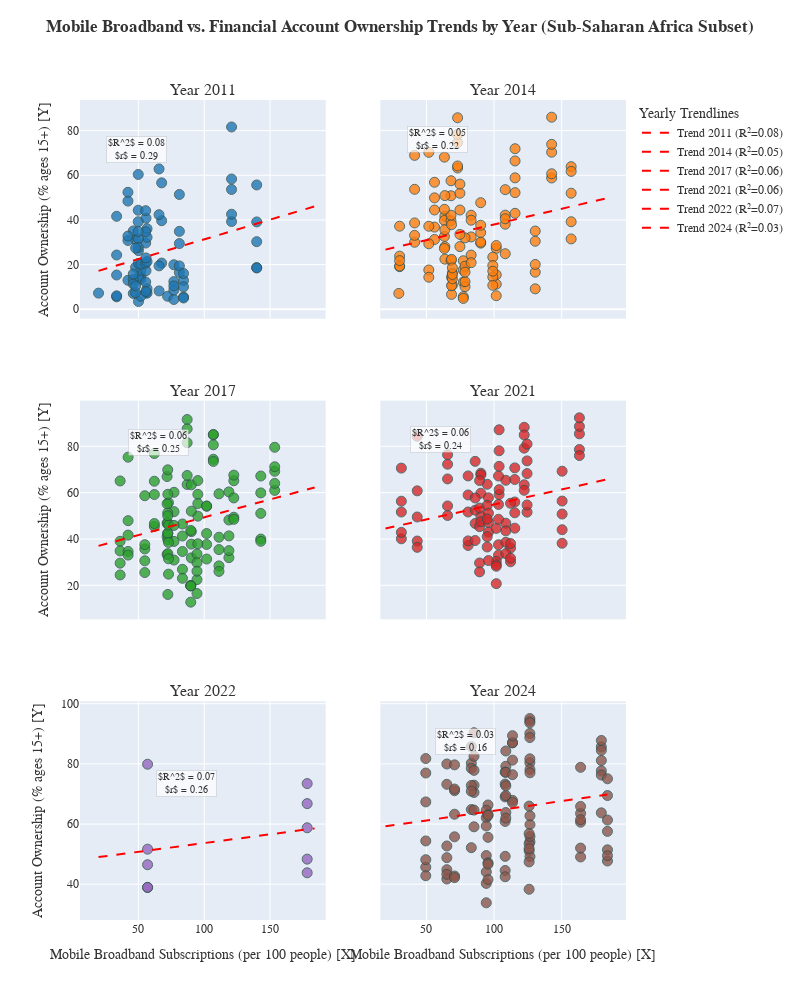

The notebook cell saved with this chart:
### Markdown cell above
While the scatterplot shows us a positive trend, the amount of datapoints still makes it hart to see the yearly trends per country. Let's try dividing the data by year to see if there are any changes over time.

### Code cell
# Create a scatter plot with the data and overlay the regression line.
# *Note: The visualization now uses **Small Multiples** (subplots by year) for the Sub-Saharan Africa subset to eliminate compression and better visualize the changing correlation over time.*

# %%
# Define a subset of countries for regional analysis (Sub-Saharan Africa - SSA) to reduce plot compression
SSA_CODES = [
    "AGO",
    "BDI",
    "BEN",
    "BFA",
    "BWA",
    "CMR",
    "COG",
    "CIV",
    "ETH",
    "GHA",
    "KEN",
    "LBR",
    "MLI",
    "MOZ",
    "NAM",
    "NGA",
    "RWA",
    "SEN",
    "SLE",
    "SOM",
    "TZA",
    "UGA",
    "ZAF",
    "ZMB",
    "ZWE",
]

# Filter the merged data for the SSA region
df_plot = df_merged[df_merged["Code"].isin(SSA_CODES)].copy()

# Identify the Findex years available in the filtered SSA data
findex_years = df_plot["Year"].unique()
findex_years.sort()  # Ensure correct chronological order

# FIX: Update the grid to 3x2 to accommodate up to 6 unique Findex years (e.g., 2011, 2014, 2017, 2021, 2022, 2024)
fig = make_subplots(
    rows=3,
    cols=2,  # Changed from 2x2 to 3x2 to accommodate 6 years
    subplot_titles=[f"Year {year}" for year in findex_years],
    # Share X and Y axes across subplots for easier comparison of scales
    shared_xaxes=True,
    shared_yaxes=True,
    vertical_spacing=0.1,
    horizontal_spacing=0.1,
)

# Distinct colors for each year's data
color_palette = ["#1f77b4", "#ff7f0e", "#2ca02c", "#d62728", "#9467bd", "#8c564b"]

# Loop through each year to create a separate subplot
for i, year in enumerate(findex_years):
    df_year = df_plot[df_plot["Year"] == year].copy()

    # Determine row and column for the subplot (1-based index)
    # The new logic correctly handles 3 rows (i.e., i=0,1 -> row 1; i=2,3 -> row 2; i=4,5 -> row 3)
    row = (i // 2) + 1
    col = (i % 2) + 1

    # Ensure there is enough data for analysis (at least 2 points to calculate correlation)
    if len(df_year) >= 2:
        X_year = df_year["Mobile_Subscriptions"]
        Y_year = df_year["Account_Ownership"]

        # Recalculate regression for this specific year
        slope_year, intercept_year, r_year, p_year, stderr_year = linregress(
            X_year, Y_year
        )
        r_squared_year = r_year**2

        # Calculate line for plotting
        # Use the min/max of the *entire* X range to ensure the line spans the full shared axis
        x_line_year = np.linspace(
            df_plot["Mobile_Subscriptions"].min(),
            df_plot["Mobile_Subscriptions"].max(),
            100,
        )
        y_line_year = slope_year * x_line_year + intercept_year

        # Add Scatter Plot for the specific year
        fig.add_trace(
            go.Scatter(
                x=X_year,
                y=Y_year,
                mode="markers",
                name=f"Data {year}",
                marker=dict(
                    size=10,
                    color=color_palette[
                        i % len(color_palette)
                    ],  # Use distinct color per year
                    opacity=0.8,
                    line=dict(width=1, color="DarkSlateGrey"),
                ),
                hovertemplate="<b>Country:</b> %{customdata[0]}<br>"
                + "<b>Mobile Subscriptions:</b> %{x:.2f}<br>"
                + "<b>Account Ownership:</b> %{y:.2f}%<extra></extra>",
                customdata=df_year[["Country"]],
                showlegend=False,  # Hide legend for data points
            ),
            row=row,
            col=col,
        )

        # Add Regression Line for the specific year
        fig.add_trace(
            go.Scatter(
                x=x_line_year,
                y=y_line_year,
                mode="lines",
                name=f"Trend {year} (R²={r_squared_year:.2f})",
                line=dict(color="red", dash="dash", width=2),
                showlegend=True,
            ),
            row=row,
            col=col,
        )

        # Add R-squared annotation
        fig.add_annotation(
            xref=f"x{i + 1}",  # Reference the subplot's axis
            yref=f"y{i + 1}",
            # Place annotation in the top-left of the individual subplot
            x=X_year.min() + (X_year.max() - X_year.min()) * 0.05,
            y=Y_year.max() - (Y_year.max() - Y_year.min()) * 0.05,
            xanchor="left",
            yanchor="top",
            text=f"$R^2$ = {r_squared_year:.2f}<br>$r$ = {r_year:.2f}",
            showarrow=False,
            bgcolor="rgba(255, 255, 255, 0.7)",
            bordercolor="rgba(0, 0, 0, 0.1)",
            borderwidth=1,
            font=dict(size=10),
        )

# Update layout for the entire figure
fig.update_layout(
    height=1000,  # Increased height for the 3x2 layout
    width=800,
    title={
        "text": "<b>Mobile Broadband vs. Financial Account Ownership Trends by Year (Sub-Saharan Africa Subset)</b>",
        "y": 0.98,
        "x": 0.5,
        "xanchor": "center",
        "yanchor": "top",
    },
    font=dict(family="Arial, sans-serif", size=12, color="#333"),
    hovermode="closest",
    legend_title_text="Yearly Trendlines",
)

# Apply axis titles to the outer subplots only for the 3x2 grid
# Set X-axis titles only for the bottom row (row=3)
fig.update_xaxes(
    title_text="Mobile Broadband Subscriptions (per 100 people) [X]", row=3
)
# Set Y-axis titles only for the left column (col=1)
fig.update_yaxes(title_text="Account Ownership (% ages 15+) [Y]", col=1)

# Remove redundant X-axis titles from top two rows
fig.update_xaxes(title_text="", row=[1, 2])
# Remove redundant Y-axis titles from right column
fig.update_yaxes(title_text="", col=2)

### Figure 1 — Plotly figure (JSON) as saved in the notebook; plotly's stock layout.template omitted (floating-point values rounded to 4 significant figures)
{"data": [{"customdata": [["Uganda"], ["Zambia"], ["Zimbabwe"], ["Rwanda"], ["Zimbabwe"], ["Kenya"], ["Tanzania"], ["South Africa"], ["Burkina Faso"], ["Nigeria"], ["Tanzania"], ["Liberia"], ["Cameroon"], ["Zimbabwe"], ["Cameroon"], ["Zambia"], ["Botswana"], ["Benin"], ["South Africa"], ["Burundi"], ["Senegal"], ["South Africa"], ["Uganda"], ["Zambia"], ["Cameroon"], ["Cameroon"], ["Rwanda"], ["Ghana"], ["Liberia"], ["Tanzania"], ["Kenya"], ["Congo, Rep."], ["Tanzania"], ["Uganda"], ["South Africa"], ["Uganda"], ["Rwanda"], ["Zambia"], ["Kenya"], ["Cameroon"], ["Angola"], ["Angola"], ["Burkina Faso"], ["Benin"], ["Sierra Leone"], ["Rwanda"], ["Uganda"], ["Congo, Rep."], ["Nigeria"], ["Ghana"], ["Liberia"], ["Ghana"], ["Mali"], ["South Africa"], ["Sierra Leone"], ["Nigeria"], ["Burkina Faso"], ["Sierra Leone"], ["Botswana"], ["Ghana"], ["Nigeria"], ["Benin"], ["Ghana"], ["Burkina Faso"], ["Angola"], ["Liberia"], ["Benin"], ["Botswana"], ["Zambia"], ["Burkina Faso"], ["Botswana"], ["Angola"], ["Angola"], ["Liberia"], ["Sierra Leone"], ["Congo, Rep."], ["Congo, Rep."], ["Rwanda"], ["Tanzania"], ["Botswana"], ["Nigeria"], ["Sierra Leone"], ["Benin"], ["Congo, Rep."]], "hovertemplate": "<b>Country:</b> %{customdata[0]}<br><b>Mobile Subscriptions:</b> %{x:.2f}<br><b>Account Ownership:</b> %{y:.2f}%<extra></extra>", "marker": {"color": "#1f77b4", "line": {"color": "DarkSlateGrey", "width": 1}, "opacity": 0.8, "size": 10}, "mode": "markers", "name": "Data 2011", "showlegend": false, "type": "scatter", "x": [50.06, 56.55, 67.67, 42.05, 67.67, 65.67, 55.76, 120.8, 46.11, 55.53, 55.76, 47.87, 51.83, 67.67, 51.83, 56.55, 139.9, 76.93, 120.8, 19.7, 72.17, 120.8, 50.06, 56.55, 51.83, 51.83, 42.05, 81.11, 47.87, 55.76, 65.67, 84.27, 55.76, 50.06, 120.8, 50.06, 42.05, 56.55, 65.67, 51.83, 49.85, 49.85, 46.11, 76.93, 33.46, 42.05, 50.06, 84.27, 55.53, 81.11, 47.87, 81.11, 65.71, 120.8, 33.46, 55.53, 46.11, 33.46, 139.9, 81.11, 55.53, 76.93, 81.11, 46.11, 49.85, 47.87, 76.93, 139.9, 56.55, 46.11, 139.9, 49.85, 49.85, 47.87, 33.46, 84.27, 84.27, 42.05, 55.76, 139.9, 55.53, 33.46, 76.93, 84.27], "xaxis": "x", "y": [3.493, 36.1, 20.68, 48.44, 56.59, 62.82, 7.417, 53.65, 7.081, 29.67, 40.78, 31.11, 13.43, 39.65, 14.81, 7.226, 55.66, 19.93, 58.33, 7.238, 5.821, 39.27, 14.22, 9.205, 17.44, 5.824, 52.37, 34.89, 18.8, 8.002, 19.44, 12.85, 17.26, 20.46, 42.55, 26.24, 12.98, 32.22, 42.34, 20.1, 44.35, 60.36, 13.35, 4.396, 5.566, 30.81, 31.58, 5.48, 20.59, 16.45, 7.456, 19.43, 8.214, 81.62, 6.018, 12.21, 11.34, 41.62, 18.66, 51.4, 34.7, 12.39, 29.43, 15.79, 27.71, 27.41, 8.566, 18.5, 21.36, 35.07, 39.11, 34.82, 39.2, 10.49, 15.34, 16.04, 10.05, 32.76, 22.98, 30.26, 44.14, 24.3, 10.46, 5.054], "yaxis": "y"}, {"line": {"color": "red", "dash": "dash", "width": 2}, "mode": "lines", "name": "Trend 2011 (R²=0.08)", "showlegend": true, "type": "scatter", "x": [19.7, 21.36, 23.02, 24.68, 26.33, 27.99, 29.65, 31.31, 32.97, 34.63, 36.28, 37.94, 39.6, 41.26, 42.92, 44.58, 46.23, 47.89, 49.55, 51.21, 52.87, 54.53, 56.18, 57.84, 59.5, 61.16, 62.82, 64.48, 66.13, 67.79, 69.45, 71.11, 72.77, 74.43, 76.08, 77.74, 79.4, 81.06, 82.72, 84.38, 86.03, 87.69, 89.35, 91.01, 92.67, 94.33, 95.98, 97.64, 99.3, 101.0, 102.6, 104.3, 105.9, 107.6, 109.3, 110.9, 112.6, 114.2, 115.9, 117.5, 119.2, 120.9, 122.5, 124.2, 125.8, 127.5, 129.2, 130.8, 132.5, 134.1, 135.8, 137.4, 139.1, 140.8, 142.4, 144.1, 145.7, 147.4, 149.1, 150.7, 152.4, 154.0, 155.7, 157.3, 159.0, 160.7, 162.3, 164.0, 165.6, 167.3, 169.0, 170.6, 172.3, 173.9, 175.6, 177.2, 178.9, 180.6, 182.2, 183.9], "xaxis": "x", "y": [17.18, 17.47, 17.77, 18.06, 18.35, 18.64, 18.93, 19.23, 19.52, 19.81, 20.1, 20.39, 20.69, 20.98, 21.27, 21.56, 21.85, 22.14, 22.44, 22.73, 23.02, 23.31, 23.6, 23.9, 24.19, 24.48, 24.77, 25.06, 25.36, 25.65, 25.94, 26.23, 26.52, 26.81, 27.11, 27.4, 27.69, 27.98, 28.27, 28.57, 28.86, 29.15, 29.44, 29.73, 30.03, 30.32, 30.61, 30.9, 31.19, 31.48, 31.78, 32.07, 32.36, 32.65, 32.94, 33.24, 33.53, 33.82, 34.11, 34.4, 34.7, 34.99, 35.28, 35.57, 35.86, 36.15, 36.45, 36.74, 37.03, 37.32, 37.61, 37.91, 38.2, 38.49, 38.78, 39.07, 39.36, 39.66, 39.95, 40.24, 40.53, 40.82, 41.12, 41.41, 41.7, 41.99, 42.28, 42.58, 42.87, 43.16, 43.45, 43.74, 44.03, 44.33, 44.62, 44.91, 45.2, 45.49, 45.79, 46.08], "yaxis": "y"}, {"customdata": [["Uganda"], ["Kenya"], ["Ethiopia"], ["Mali"], ["Zambia"], ["Zimbabwe"], ["Rwanda"], ["Zimbabwe"], ["Kenya"], ["Tanzania"], ["South Africa"], ["Burkina Faso"], ["Nigeria"], ["Tanzania"], ["Federal Republic of Somalia"], ["Federal Republic of Somalia"], ["Ethiopia"], ["Cameroon"], ["Zimbabwe"], ["Cameroon"], ["Senegal"], ["Zambia"], ["Botswana"], ["Benin"], ["South Africa"], ["Burundi"], ["Senegal"], ["South Africa"], ["Ethiopia"], ["Côte d’Ivoire"], ["Uganda"], ["Zambia"], ["Mali"], ["Cameroon"], ["Mali"], ["Senegal"], ["Cameroon"], ["Rwanda"], ["Ghana"], ["Namibia"], ["Tanzania"], ["Namibia"], ["Kenya"], ["Congo, Rep."], ["Tanzania"], ["Uganda"], ["South Africa"], ["Uganda"], ["Rwanda"], ["Zambia"], ["Kenya"], ["Côte d’Ivoire"], ["Côte d’Ivoire"], ["Cameroon"], ["Angola"], ["Kenya"], ["Angola"], ["Burkina Faso"], ["Benin"], ["Senegal"], ["Sierra Leone"], ["Rwanda"], ["Uganda"], ["Congo, Rep."], ["Namibia"], ["Nigeria"], ["Ghana"], ["Ethiopia"], ["Ghana"], ["Federal Republic of Somalia"], ["Ethiopia"], ["Mali"], ["Mali"], ["South Africa"], ["Sierra Leone"], ["Nigeria"], ["Côte d’Ivoire"], ["Burkina Faso"], ["Sierra Leone"], ["Botswana"], ["Ghana"], ["Nigeria"], ["Federal Republic of Somalia"], ["Benin"], ["Federal Republic of Somalia"], ["Namibia"], ["Ghana"], ["Burkina Faso"], ["Angola"], ["Namibia"], ["Benin"], ["Botswana"], ["Zambia"], ["Burkina Faso"], ["Botswana"], ["Zimbabwe"], ["Zimbabwe"], ["Angola"], ["Angola"], ["Sierra Leone"], ["Congo, Rep."], ["Congo, Rep."], ["Rwanda"], ["Tanzania"], ["Botswana"], ["Nigeria"], ["Côte d’Ivoire"], ["Senegal"], ["Sierra Leone"], ["Benin"], ["Congo, Rep."]], "hovertemplate": "<b>Country:</b> %{customdata[0]}<br><b>Mobile Subscriptions:</b> %{x:.2f}<br><b>Account Ownership:</b> %{y:.2f}%<extra></extra>", "marker": {"color": "#ff7f0e", "line": {"color": "DarkSlateGrey", "width": 1}, "opacity": 0.8, "size": 10}, "mode": "markers", "name": "Data 2014", "showlegend": false, "type": "scatter", "x": [55.96, 73.03, 30.15, 130.4, 63.63, 83.05, 68.17, 83.05, 73.03, 63.28, 142.6, 68.54, 74.75, 63.28, 41.23, 41.23, 30.15, 77.24, 83.05, 77.24, 101.6, 63.63, 157.0, 78.52, 142.6, 29.57, 101.6, 142.6, 30.15, 90.12, 55.96, 63.63, 130.4, 77.24, 130.4, 101.6, 77.24, 68.17, 108.3, 115.5, 63.28, 115.5, 73.03, 99.08, 63.28, 55.96, 142.6, 55.96, 68.17, 63.63, 73.03, 90.12, 90.12, 77.24, 51.74, 73.03, 51.74, 68.54, 78.52, 101.6, 69.18, 68.17, 55.96, 99.08, 115.5, 74.75, 108.3, 30.15, 108.3, 41.23, 30.15, 130.4, 130.4, 142.6, 69.18, 74.75, 90.12, 68.54, 69.18, 157.0, 108.3, 74.75, 41.23, 78.52, 41.23, 115.5, 108.3, 68.54, 51.74, 115.5, 78.52, 157.0, 63.63, 68.54, 157.0, 83.05, 83.05, 51.74, 51.74, 69.18, 99.08, 99.08, 68.17, 63.28, 157.0, 74.75, 90.12, 101.6, 69.18, 78.52, 99.08], "xaxis": "x2", "y": [31.24, 63.24, 19.08, 35.02, 41.69, 24.27, 50.82, 42.1, 85.73, 32.63, 70.32, 6.672, 44.44, 68.11, 38.66, 30.0, 19.37, 5.649, 32.39, 12.18, 27.28, 27.99, 63.86, 31.97, 73.84, 7.106, 15.42, 58.78, 23.8, 34.32, 36.79, 22.44, 16.61, 21.73, 30.45, 28.54, 4.859, 57.54, 42.14, 52.22, 27.21, 58.83, 64.17, 23.35, 39.78, 44.45, 60.66, 56.86, 21.78, 50.9, 74.66, 37.63, 47.71, 17.58, 70.25, 78.24, 37.18, 14.36, 10.12, 11.22, 16.25, 39.62, 49.88, 14.41, 66.41, 33.52, 24.87, 37.2, 38.09, 68.9, 21.79, 20.08, 9.148, 86.0, 10.81, 28.08, 29.61, 10.56, 13.66, 39.19, 53.55, 51.96, 53.71, 19.28, 33.11, 42.97, 40.51, 22.35, 17.6, 71.88, 12.37, 31.5, 35.64, 37.87, 61.73, 20.87, 39.89, 14.35, 29.32, 15.58, 19.61, 17.07, 42.12, 44.76, 51.96, 56.03, 30.05, 6.072, 18.56, 16.62, 10.73], "yaxis": "y2"}, {"line": {"color": "red", "dash": "dash", "width": 2}, "mode": "lines", "name": "Trend 2014 (R²=0.05)", "showlegend": true, "type": "scatter", "x": [19.7, 21.36, 23.02, 24.68, 26.33, 27.99, 29.65, 31.31, 32.97, 34.63, 36.28, 37.94, 39.6, 41.26, 42.92, 44.58, 46.23, 47.89, 49.55, 51.21, 52.87, 54.53, 56.18, 57.84, 59.5, 61.16, 62.82, 64.48, 66.13, 67.79, 69.45, 71.11, 72.77, 74.43, 76.08, 77.74, 79.4, 81.06, 82.72, 84.38, 86.03, 87.69, 89.35, 91.01, 92.67, 94.33, 95.98, 97.64, 99.3, 101.0, 102.6, 104.3, 105.9, 107.6, 109.3, 110.9, 112.6, 114.2, 115.9, 117.5, 119.2, 120.9, 122.5, 124.2, 125.8, 127.5, 129.2, 130.8, 132.5, 134.1, 135.8, 137.4, 139.1, 140.8, 142.4, 144.1, 145.7, 147.4, 149.1, 150.7, 152.4, 154.0, 155.7, 157.3, 159.0, 160.7, 162.3, 164.0, 165.6, 167.3, 169.0, 170.6, 172.3, 173.9, 175.6, 177.2, 178.9, 180.6, 182.2, 183.9], "xaxis": "x2", "y": [26.7, 26.94, 27.17, 27.4, 27.64, 27.87, 28.1, 28.34, 28.57, 28.8, 29.03, 29.27, 29.5, 29.73, 29.97, 30.2, 30.43, 30.67, 30.9, 31.13, 31.36, 31.6, 31.83, 32.06, 32.3, 32.53, 32.76, 33.0, 33.23, 33.46, 33.69, 33.93, 34.16, 34.39, 34.63, 34.86, 35.09, 35.33, 35.56, 35.79, 36.02, 36.26, 36.49, 36.72, 36.96, 37.19, 37.42, 37.66, 37.89, 38.12, 38.35, 38.59, 38.82, 39.05, 39.29, 39.52, 39.75, 39.99, 40.22, 40.45, 40.68, 40.92, 41.15, 41.38, 41.62, 41.85, 42.08, 42.32, 42.55, 42.78, 43.01, 43.25, 43.48, 43.71, 43.95, 44.18, 44.41, 44.65, 44.88, 45.11, 45.34, 45.58, 45.81, 46.04, 46.28, 46.51, 46.74, 46.98, 47.21, 47.44, 47.67, 47.91, 48.14, 48.37, 48.61, 48.84, 49.07, 49.31, 49.54, 49.77], "yaxis": "y2"}, {"customdata": [["Uganda"], ["Kenya"], ["Ethiopia"], ["Mali"], ["Zambia"], ["Zimbabwe"], ["Rwanda"], ["Zimbabwe"], ["Kenya"], ["Tanzania"], ["South Africa"], ["Burkina Faso"], ["Nigeria"], ["Tanzania"], ["Ethiopia"], ["Liberia"], ["Cameroon"], ["Zimbabwe"], ["Cameroon"], ["Senegal"], ["Zambia"], ["Botswana"], ["Benin"], ["South Africa"], ["Senegal"], ["South Africa"], ["Ethiopia"], ["Côte d’Ivoire"], ["Uganda"], ["Zambia"], ["Mali"], ["Cameroon"], ["Mali"], ["Senegal"], ["Cameroon"], ["Rwanda"], ["Ghana"], ["Namibia"], ["Liberia"], ["Tanzania"], ["Namibia"], ["Kenya"], ["Congo, Rep."], ["Tanzania"], ["Uganda"], ["South Africa"], ["Uganda"], ["Rwanda"], ["Zambia"], ["Kenya"], ["Côte d’Ivoire"], ["Côte d’Ivoire"], ["Cameroon"], ["Kenya"], ["Burkina Faso"], ["Benin"], ["Senegal"], ["Sierra Leone"], ["Rwanda"], ["Mozambique"], ["Uganda"], ["Congo, Rep."], ["Namibia"], ["Nigeria"], ["Ghana"], ["Liberia"], ["Ethiopia"], ["Ghana"], ["Ethiopia"], ["Mali"], ["Mali"], ["South Africa"], ["Sierra Leone"], ["Nigeria"], ["Côte d’Ivoire"], ["Burkina Faso"], ["Sierra Leone"], ["Botswana"], ["Mozambique"], ["Ghana"], ["Nigeria"], ["Benin"], ["Namibia"], ["Ghana"], ["Burkina Faso"], ["Namibia"], ["Liberia"], ["Benin"], ["Botswana"], ["Mozambique"], ["Zambia"], ["Burkina Faso"], ["Botswana"], ["Zimbabwe"], ["Zimbabwe"], ["Liberia"], ["Sierra Leone"], ["Congo, Rep."], ["Congo, Rep."], ["Rwanda"], ["Mozambique"], ["Tanzania"], ["Mozambique"], ["Botswana"], ["Nigeria"], ["Côte d’Ivoire"], ["Senegal"], ["Sierra Leone"], ["Benin"], ["Congo, Rep."]], "hovertemplate": "<b>Country:</b> %{customdata[0]}<br><b>Mobile Subscriptions:</b> %{x:.2f}<br><b>Account Ownership:</b> %{y:.2f}%<extra></extra>", "marker": {"color": "#2ca02c", "line": {"color": "DarkSlateGrey", "width": 1}, "opacity": 0.8, "size": 10}, "mode": "markers", "name": "Data 2017", "showlegend": false, "type": "scatter", "x": [62.1, 87.03, 36.11, 111.2, 77.05, 95.14, 72.28, 95.14, 87.03, 71.79, 153.5, 90.21, 72.37, 71.79, 36.11, 54.86, 83.45, 95.14, 83.45, 101.8, 77.05, 143.0, 72.87, 153.5, 101.8, 153.5, 36.11, 118.8, 62.1, 77.05, 111.2, 83.45, 111.2, 101.8, 83.45, 72.28, 122.5, 106.9, 54.86, 71.79, 106.9, 87.03, 94.49, 71.79, 62.1, 153.5, 62.1, 72.28, 77.05, 87.03, 118.8, 118.8, 83.45, 87.03, 90.21, 72.87, 101.8, 89.78, 72.28, 42.16, 62.1, 94.49, 106.9, 72.37, 122.5, 54.86, 36.11, 122.5, 36.11, 111.2, 111.2, 153.5, 89.78, 72.37, 118.8, 90.21, 89.78, 143.0, 42.16, 122.5, 72.37, 72.87, 106.9, 122.5, 90.21, 106.9, 54.86, 72.87, 143.0, 42.16, 77.05, 90.21, 143.0, 95.14, 95.14, 54.86, 89.78, 94.49, 94.49, 72.28, 42.16, 71.79, 42.16, 143.0, 72.37, 118.8, 101.8, 89.78, 72.87, 94.49], "xaxis": "x3", "y": [45.43, 63.53, 24.47, 59.47, 51.8, 49.86, 51.28, 59.26, 91.55, 41.02, 69.22, 31.83, 39.67, 66.94, 29.57, 58.66, 26.9, 55.29, 34.59, 54.15, 38.95, 67.17, 55.67, 71.16, 42.34, 60.98, 39.01, 41.33, 46.65, 30.9, 28.39, 46.47, 40.75, 54.23, 23.03, 69.84, 65.12, 74.4, 35.71, 33.26, 80.63, 67.41, 33.51, 46.75, 59.2, 64.0, 76.88, 42.47, 60.14, 81.57, 48.2, 60.32, 41.28, 87.55, 43.16, 24.82, 37.63, 12.73, 47.0, 47.9, 64.93, 22.46, 84.93, 33.68, 49.39, 30.57, 65.04, 48.47, 34.83, 35.42, 26.01, 79.58, 19.94, 16.05, 31.95, 37.78, 43.71, 39.96, 34.61, 67.55, 42.42, 45.99, 73.47, 57.72, 52.01, 85.12, 37.54, 31.44, 39.0, 41.67, 45.86, 63.39, 59.88, 37.92, 65.23, 25.5, 19.81, 29.79, 26.09, 50.02, 75.31, 55.18, 33.05, 51.03, 59.3, 34.97, 31.33, 19.72, 38.49, 16.46], "yaxis": "y3"}, {"line": {"color": "red", "dash": "dash", "width": 2}, "mode": "lines", "name": "Trend 2017 (R²=0.06)", "showlegend": true, "type": "scatter", "x": [19.7, 21.36, 23.02, 24.68, 26.33, 27.99, 29.65, 31.31, 32.97, 34.63, 36.28, 37.94, 39.6, 41.26, 42.92, 44.58, 46.23, 47.89, 49.55, 51.21, 52.87, 54.53, 56.18, 57.84, 59.5, 61.16, 62.82, 64.48, 66.13, 67.79, 69.45, 71.11, 72.77, 74.43, 76.08, 77.74, 79.4, 81.06, 82.72, 84.38, 86.03, 87.69, 89.35, 91.01, 92.67, 94.33, 95.98, 97.64, 99.3, 101.0, 102.6, 104.3, 105.9, 107.6, 109.3, 110.9, 112.6, 114.2, 115.9, 117.5, 119.2, 120.9, 122.5, 124.2, 125.8, 127.5, 129.2, 130.8, 132.5, 134.1, 135.8, 137.4, 139.1, 140.8, 142.4, 144.1, 145.7, 147.4, 149.1, 150.7, 152.4, 154.0, 155.7, 157.3, 159.0, 160.7, 162.3, 164.0, 165.6, 167.3, 169.0, 170.6, 172.3, 173.9, 175.6, 177.2, 178.9, 180.6, 182.2, 183.9], "xaxis": "x3", "y": [37.02, 37.27, 37.53, 37.78, 38.04, 38.29, 38.55, 38.8, 39.06, 39.31, 39.57, 39.82, 40.08, 40.33, 40.59, 40.84, 41.1, 41.35, 41.61, 41.86, 42.12, 42.37, 42.63, 42.88, 43.14, 43.39, 43.65, 43.9, 44.15, 44.41, 44.66, 44.92, 45.17, 45.43, 45.68, 45.94, 46.19, 46.45, 46.7, 46.96, 47.21, 47.47, 47.72, 47.98, 48.23, 48.49, 48.74, 49.0, 49.25, 49.51, 49.76, 50.02, 50.27, 50.53, 50.78, 51.03, 51.29, 51.54, 51.8, 52.05, 52.31, 52.56, 52.82, 53.07, 53.33, 53.58, 53.84, 54.09, 54.35, 54.6, 54.86, 55.11, 55.37, 55.62, 55.88, 56.13, 56.39, 56.64, 56.9, 57.15, 57.41, 57.66, 57.91, 58.17, 58.42, 58.68, 58.93, 59.19, 59.44, 59.7, 59.95, 60.21, 60.46, 60.72, 60.97, 61.23, 61.48, 61.74, 61.99, 62.25], "yaxis": "y3"}, {"customdata": [["Uganda"], ["Kenya"], ["Mali"], ["Zambia"], ["Zimbabwe"], ["Zimbabwe"], ["Kenya"], ["Tanzania"], ["South Africa"], ["Burkina Faso"], ["Nigeria"], ["Tanzania"], ["Liberia"], ["Cameroon"], ["Zimbabwe"], ["Cameroon"], ["Senegal"], ["Zambia"], ["Benin"], ["South Africa"], ["Senegal"], ["South Africa"], ["Côte d’Ivoire"], ["Uganda"], ["Zambia"], ["Mali"], ["Cameroon"], ["Mali"], ["Senegal"], ["Cameroon"], ["Ghana"], ["Namibia"], ["Liberia"], ["Tanzania"], ["Namibia"], ["Kenya"], ["Congo, Rep."], ["Tanzania"], ["Uganda"], ["South Africa"], ["Uganda"], ["Zambia"], ["Kenya"], ["Côte d’Ivoire"], ["Côte d’Ivoire"], ["Cameroon"], ["Kenya"], ["Burkina Faso"], ["Benin"], ["Senegal"], ["Sierra Leone"], ["Mozambique"], ["Uganda"], ["Congo, Rep."], ["Namibia"], ["Nigeria"], ["Ghana"], ["Liberia"], ["Ghana"], ["Mali"], ["Mali"], ["South Africa"], ["Sierra Leone"], ["Nigeria"], ["Côte d’Ivoire"], ["Burkina Faso"], ["Sierra Leone"], ["Mozambique"], ["Ghana"], ["Nigeria"], ["Benin"], ["Namibia"], ["Ghana"], ["Burkina Faso"], ["Namibia"], ["Liberia"], ["Benin"], ["Mozambique"], ["Zambia"], ["Burkina Faso"], ["Zimbabwe"], ["Zimbabwe"], ["Liberia"], ["Sierra Leone"], ["Congo, Rep."], ["Congo, Rep."], ["Mozambique"], ["Tanzania"], ["Mozambique"], ["Nigeria"], ["Côte d’Ivoire"], ["Senegal"], ["Sierra Leone"], ["Benin"], ["Congo, Rep."]], "hovertemplate": "<b>Country:</b> %{customdata[0]}<br><b>Mobile Subscriptions:</b> %{x:.2f}<br><b>Account Ownership:</b> %{y:.2f}%<extra></extra>", "marker": {"color": "#d62728", "line": {"color": "DarkSlateGrey", "width": 1}, "opacity": 0.8, "size": 10}, "mode": "markers", "name": "Data 2021", "showlegend": false, "type": "scatter", "x": [65.62, 122.3, 108.7, 103.3, 90.25, 90.25, 122.3, 86.02, 163.1, 112.2, 89.29, 86.02, 31.43, 80.81, 90.25, 80.81, 115.3, 103.3, 94.92, 163.1, 115.3, 163.1, 150.3, 65.62, 103.3, 108.7, 80.81, 108.7, 115.3, 80.81, 124.4, 103.7, 31.43, 86.02, 103.7, 122.3, 95.86, 86.02, 65.62, 163.1, 65.62, 103.3, 122.3, 150.3, 150.3, 80.81, 122.3, 112.2, 94.92, 115.3, 101.6, 43.16, 65.62, 95.86, 103.7, 89.29, 124.4, 31.43, 124.4, 108.7, 108.7, 163.1, 101.6, 89.29, 150.3, 112.2, 101.6, 43.16, 124.4, 89.29, 94.92, 103.7, 124.4, 112.2, 103.7, 31.43, 94.92, 43.16, 103.3, 112.2, 90.25, 90.25, 31.43, 101.6, 95.86, 95.86, 43.16, 86.02, 43.16, 89.29, 150.3, 115.3, 101.6, 94.92, 95.86], "xaxis": "x4", "y": [50.14, 63.4, 65.33, 54.91, 49.82, 68.39, 88.21, 46.7, 85.38, 30.15, 45.32, 73.5, 70.59, 37.2, 59.75, 51.65, 70.68, 37.5, 63.61, 88.59, 55.96, 78.62, 50.76, 54.26, 33.02, 38.57, 67.21, 46.8, 65.67, 39.18, 73.71, 59.16, 51.63, 39.34, 71.35, 61.02, 57.76, 52.43, 65.91, 76.02, 76.35, 67.18, 79.2, 56.36, 69.25, 59.0, 84.92, 36.11, 36.55, 51.29, 20.72, 60.77, 72.26, 42.97, 87.12, 29.63, 51.59, 40.08, 54.68, 43.5, 33.69, 92.28, 30.32, 25.8, 38.14, 31.69, 44.58, 39.11, 80.97, 53.35, 54.51, 61.29, 68.23, 38.05, 78.08, 56.3, 41.01, 49.49, 48.52, 55.4, 47.46, 67.67, 42.85, 28.85, 51.15, 47.14, 84.31, 57.68, 36.39, 65.2, 43.99, 44.66, 28.22, 48.61, 30.69], "yaxis": "y4"}, {"line": {"color": "red", "dash": "dash", "width": 2}, "mode": "lines", "name": "Trend 2021 (R²=0.06)", "showlegend": true, "type": "scatter", "x": [19.7, 21.36, 23.02, 24.68, 26.33, 27.99, 29.65, 31.31, 32.97, 34.63, 36.28, 37.94, 39.6, 41.26, 42.92, 44.58, 46.23, 47.89, 49.55, 51.21, 52.87, 54.53, 56.18, 57.84, 59.5, 61.16, 62.82, 64.48, 66.13, 67.79, 69.45, 71.11, 72.77, 74.43, 76.08, 77.74, 79.4, 81.06, 82.72, 84.38, 86.03, 87.69, 89.35, 91.01, 92.67, 94.33, 95.98, 97.64, 99.3, 101.0, 102.6, 104.3, 105.9, 107.6, 109.3, 110.9, 112.6, 114.2, 115.9, 117.5, 119.2, 120.9, 122.5, 124.2, 125.8, 127.5, 129.2, 130.8, 132.5, 134.1, 135.8, 137.4, 139.1, 140.8, 142.4, 144.1, 145.7, 147.4, 149.1, 150.7, 152.4, 154.0, 155.7, 157.3, 159.0, 160.7, 162.3, 164.0, 165.6, 167.3, 169.0, 170.6, 172.3, 173.9, 175.6, 177.2, 178.9, 180.6, 182.2, 183.9], "xaxis": "x4", "y": [44.51, 44.73, 44.94, 45.16, 45.37, 45.58, 45.8, 46.01, 46.23, 46.44, 46.66, 46.87, 47.09, 47.3, 47.52, 47.73, 47.95, 48.16, 48.37, 48.59, 48.8, 49.02, 49.23, 49.45, 49.66, 49.88, 50.09, 50.31, 50.52, 50.74, 50.95, 51.16, 51.38, 51.59, 51.81, 52.02, 52.24, 52.45, 52.67, 52.88, 53.1, 53.31, 53.53, 53.74, 53.95, 54.17, 54.38, 54.6, 54.81, 55.03, 55.24, 55.46, 55.67, 55.89, 56.1, 56.31, 56.53, 56.74, 56.96, 57.17, 57.39, 57.6, 57.82, 58.03, 58.25, 58.46, 58.68, 58.89, 59.1, 59.32, 59.53, 59.75, 59.96, 60.18, 60.39, 60.61, 60.82, 61.04, 61.25, 61.47, 61.68, 61.89, 62.11, 62.32, 62.54, 62.75, 62.97, 63.18, 63.4, 63.61, 63.83, 64.04, 64.26, 64.47, 64.68, 64.9, 65.11, 65.33, 65.54, 65.76], "yaxis": "y4"}, {"customdata": [["Ethiopia"], ["Ethiopia"], ["Botswana"], ["Ethiopia"], ["Ethiopia"], ["Ethiopia"], ["Botswana"], ["Botswana"], ["Botswana"], ["Botswana"]], "hovertemplate": "<b>Country:</b> %{customdata[0]}<br><b>Mobile Subscriptions:</b> %{x:.2f}<br><b>Account Ownership:</b> %{y:.2f}%<extra></extra>", "marker": {"color": "#9467bd", "line": {"color": "DarkSlateGrey", "width": 1}, "opacity": 0.8, "size": 10}, "mode": "markers", "name": "Data 2022", "showlegend": false, "type": "scatter", "x": [56.96, 56.96, 178.2, 56.96, 56.96, 56.96, 178.2, 178.2, 178.2, 178.2], "xaxis": "x5", "y": [38.9, 38.97, 73.45, 51.66, 79.88, 46.48, 48.34, 43.8, 66.79, 58.76], "yaxis": "y5"}, {"line": {"color": "red", "dash": "dash", "width": 2}, "mode": "lines", "name": "Trend 2022 (R²=0.07)", "showlegend": true, "type": "scatter", "x": [19.7, 21.36, 23.02, 24.68, 26.33, 27.99, 29.65, 31.31, 32.97, 34.63, 36.28, 37.94, 39.6, 41.26, 42.92, 44.58, 46.23, 47.89, 49.55, 51.21, 52.87, 54.53, 56.18, 57.84, 59.5, 61.16, 62.82, 64.48, 66.13, 67.79, 69.45, 71.11, 72.77, 74.43, 76.08, 77.74, 79.4, 81.06, 82.72, 84.38, 86.03, 87.69, 89.35, 91.01, 92.67, 94.33, 95.98, 97.64, 99.3, 101.0, 102.6, 104.3, 105.9, 107.6, 109.3, 110.9, 112.6, 114.2, 115.9, 117.5, 119.2, 120.9, 122.5, 124.2, 125.8, 127.5, 129.2, 130.8, 132.5, 134.1, 135.8, 137.4, 139.1, 140.8, 142.4, 144.1, 145.7, 147.4, 149.1, 150.7, 152.4, 154.0, 155.7, 157.3, 159.0, 160.7, 162.3, 164.0, 165.6, 167.3, 169.0, 170.6, 172.3, 173.9, 175.6, 177.2, 178.9, 180.6, 182.2, 183.9], "xaxis": "x5", "y": [49.01, 49.11, 49.2, 49.3, 49.4, 49.49, 49.59, 49.69, 49.78, 49.88, 49.98, 50.07, 50.17, 50.26, 50.36, 50.46, 50.55, 50.65, 50.75, 50.84, 50.94, 51.04, 51.13, 51.23, 51.33, 51.42, 51.52, 51.62, 51.71, 51.81, 51.9, 52.0, 52.1, 52.19, 52.29, 52.39, 52.48, 52.58, 52.68, 52.77, 52.87, 52.97, 53.06, 53.16, 53.25, 53.35, 53.45, 53.54, 53.64, 53.74, 53.83, 53.93, 54.03, 54.12, 54.22, 54.32, 54.41, 54.51, 54.61, 54.7, 54.8, 54.89, 54.99, 55.09, 55.18, 55.28, 55.38, 55.47, 55.57, 55.67, 55.76, 55.86, 55.96, 56.05, 56.15, 56.24, 56.34, 56.44, 56.53, 56.63, 56.73, 56.82, 56.92, 57.02, 57.11, 57.21, 57.31, 57.4, 57.5, 57.59, 57.69, 57.79, 57.88, 57.98, 58.08, 58.17, 58.27, 58.37, 58.46, 58.56], "yaxis": "y5"}, {"customdata": [["Uganda"], ["Kenya"], ["Ethiopia"], ["Cameroon"], ["Zambia"], ["Zimbabwe"], ["South Africa"], ["Nigeria"], ["Zimbabwe"], ["Kenya"], ["Tanzania"], ["South Africa"], ["Benin"], ["Kenya"], ["Nigeria"], ["Botswana"], ["Tanzania"], ["Ethiopia"], ["Ethiopia"], ["Namibia"], ["Cameroon"], ["Zimbabwe"], ["Cameroon"], ["Zambia"], ["Botswana"], ["Benin"], ["South Africa"], ["South Africa"], ["Ethiopia"], ["Côte d’Ivoire"], ["Uganda"], ["Zambia"], ["Cameroon"], ["Cameroon"], ["Ghana"], ["Ethiopia"], ["Tanzania"], ["Namibia"], ["Côte d’Ivoire"], ["Zimbabwe"], ["Tanzania"], ["Namibia"], ["Kenya"], ["Congo, Rep."], ["Tanzania"], ["Uganda"], ["South Africa"], ["Uganda"], ["Botswana"], ["Zambia"], ["Kenya"], ["Côte d’Ivoire"], ["Côte d’Ivoire"], ["Cameroon"], ["Kenya"], ["Mozambique"], ["Zambia"], ["Ghana"], ["Benin"], ["Mozambique"], ["Uganda"], ["Cameroon"], ["Ghana"], ["Côte d’Ivoire"], ["Congo, Rep."], ["Benin"], ["Namibia"], ["Nigeria"], ["Ghana"], ["Uganda"], ["Ethiopia"], ["Ghana"], ["Ethiopia"], ["South Africa"], ["Nigeria"], ["Tanzania"], ["Côte d’Ivoire"], ["Kenya"], ["Botswana"], ["Mozambique"], ["Ghana"], ["Nigeria"], ["Nigeria"], ["Zambia"], ["Benin"], ["Zimbabwe"], ["Namibia"], ["Congo, Rep."], ["Ghana"], ["Namibia"], ["Uganda"], ["Benin"], ["Botswana"], ["Mozambique"], ["Zambia"], ["Namibia"], ["Botswana"], ["Zimbabwe"], ["Zimbabwe"], ["Congo, Rep."], ["Congo, Rep."], ["Congo, Rep."], ["South Africa"], ["Mozambique"], ["Tanzania"], ["Mozambique"], ["Botswana"], ["Nigeria"], ["Côte d’Ivoire"], ["Mozambique"], ["Benin"], ["Congo, Rep."]], "hovertemplate": "<b>Country:</b> %{customdata[0]}<br><b>Mobile Subscriptions:</b> %{x:.2f}<br><b>Account Ownership:</b> %{y:.2f}%<extra></extra>", "marker": {"color": "#8c564b", "line": {"color": "DarkSlateGrey", "width": 1}, "opacity": 0.8, "size": 10}, "mode": "markers", "name": "Data 2024", "showlegend": false, "type": "scatter", "x": [83.17, 126.5, 65.08, 108.2, 108.7, 94.25, 179.3, 70.76, 94.25, 126.5, 126.6, 179.3, 125.9, 126.5, 70.76, 164.0, 126.6, 65.08, 65.08, 85.16, 108.2, 94.25, 108.2, 108.7, 164.0, 125.9, 179.3, 179.3, 65.08, 183.9, 83.17, 108.7, 108.2, 108.2, 113.6, 65.08, 126.6, 85.16, 183.9, 94.25, 126.6, 85.16, 126.5, 95.53, 126.6, 83.17, 179.3, 83.17, 164.0, 108.7, 126.5, 183.9, 183.9, 108.2, 126.5, 49.5, 108.7, 113.6, 125.9, 49.5, 83.17, 108.2, 113.6, 183.9, 95.53, 125.9, 85.16, 70.76, 113.6, 83.17, 65.08, 113.6, 65.08, 179.3, 70.76, 126.6, 183.9, 126.5, 164.0, 49.5, 113.6, 70.76, 70.76, 108.7, 125.9, 94.25, 85.16, 95.53, 113.6, 85.16, 83.17, 125.9, 164.0, 49.5, 108.7, 85.16, 164.0, 94.25, 94.25, 95.53, 95.53, 95.53, 179.3, 49.5, 126.6, 49.5, 164.0, 70.76, 183.9, 49.5, 125.9, 95.53], "xaxis": "x6", "y": [52.15, 80.4, 44.84, 73.3, 79.21, 40.28, 77.7, 55.75, 62.1, 94.26, 54.15, 81.13, 51.12, 95.07, 63.26, 60.62, 78.12, 41.73, 43.3, 70.5, 44.57, 49.52, 60.87, 63.83, 78.85, 65.97, 85.66, 76.29, 52.72, 57.57, 64.81, 61.99, 77.27, 42.48, 86.99, 73.2, 77.03, 59.09, 69.48, 44.09, 49.2, 72.92, 81.66, 66.34, 59.83, 72.83, 63.72, 80.2, 63.54, 84.28, 90.12, 61.34, 75.04, 69.02, 93.66, 76.96, 77.18, 87.01, 38.33, 67.36, 78.53, 49.26, 76.41, 51.43, 47.15, 53.44, 90.36, 42.74, 67.88, 70.93, 79.95, 67.19, 48.83, 87.78, 42.19, 55.89, 47.72, 88.74, 49.05, 45.67, 89.36, 71.08, 71.63, 69.47, 56.84, 64.58, 64.65, 63.12, 81.24, 77.84, 85.75, 47.43, 52.01, 54.39, 72.7, 82.52, 65.86, 33.82, 59.36, 46.67, 62.87, 55.58, 84.5, 81.77, 62.74, 42.83, 61.44, 79.67, 49.49, 48.15, 51.84, 41.55], "yaxis": "y6"}, {"line": {"color": "red", "dash": "dash", "width": 2}, "mode": "lines", "name": "Trend 2024 (R²=0.03)", "showlegend": true, "type": "scatter", "x": [19.7, 21.36, 23.02, 24.68, 26.33, 27.99, 29.65, 31.31, 32.97, 34.63, 36.28, 37.94, 39.6, 41.26, 42.92, 44.58, 46.23, 47.89, 49.55, 51.21, 52.87, 54.53, 56.18, 57.84, 59.5, 61.16, 62.82, 64.48, 66.13, 67.79, 69.45, 71.11, 72.77, 74.43, 76.08, 77.74, 79.4, 81.06, 82.72, 84.38, 86.03, 87.69, 89.35, 91.01, 92.67, 94.33, 95.98, 97.64, 99.3, 101.0, 102.6, 104.3, 105.9, 107.6, 109.3, 110.9, 112.6, 114.2, 115.9, 117.5, 119.2, 120.9, 122.5, 124.2, 125.8, 127.5, 129.2, 130.8, 132.5, 134.1, 135.8, 137.4, 139.1, 140.8, 142.4, 144.1, 145.7, 147.4, 149.1, 150.7, 152.4, 154.0, 155.7, 157.3, 159.0, 160.7, 162.3, 164.0, 165.6, 167.3, 169.0, 170.6, 172.3, 173.9, 175.6, 177.2, 178.9, 180.6, 182.2, 183.9], "xaxis": "x6", "y": [59.27, 59.38, 59.48, 59.59, 59.7, 59.8, 59.91, 60.02, 60.12, 60.23, 60.34, 60.44, 60.55, 60.65, 60.76, 60.87, 60.97, 61.08, 61.19, 61.29, 61.4, 61.5, 61.61, 61.72, 61.82, 61.93, 62.04, 62.14, 62.25, 62.35, 62.46, 62.57, 62.67, 62.78, 62.89, 62.99, 63.1, 63.2, 63.31, 63.42, 63.52, 63.63, 63.74, 63.84, 63.95, 64.05, 64.16, 64.27, 64.37, 64.48, 64.59, 64.69, 64.8, 64.9, 65.01, 65.12, 65.22, 65.33, 65.44, 65.54, 65.65, 65.75, 65.86, 65.97, 66.07, 66.18, 66.29, 66.39, 66.5, 66.6, 66.71, 66.82, 66.92, 67.03, 67.14, 67.24, 67.35, 67.45, 67.56, 67.67, 67.77, 67.88, 67.99, 68.09, 68.2, 68.31, 68.41, 68.52, 68.62, 68.73, 68.84, 68.94, 69.05, 69.16, 69.26, 69.37, 69.47, 69.58, 69.69, 69.79], "yaxis": "y6"}], "layout": {"annotations": [{"font": {"size": 16}, "showarrow": false, "text": "Year 2011", "x": 0.225, "xanchor": "center", "xref": "paper", "y": 1, "yanchor": "bottom", "yref": "paper"}, {"font": {"size": 16}, "showarrow": false, "text": "Year 2014", "x": 0.775, "xanchor": "center", "xref": "paper", "y": 1, "yanchor": "bottom", "yref": "paper"}, {"font": {"size": 16}, "showarrow": false, "text": "Year 2017", "x": 0.225, "xanchor": "center", "xref": "paper", "y": 0.6333, "yanchor": "bottom", "yref": "paper"}, {"font": {"size": 16}, "showarrow": false, "text": "Year 2021", "x": 0.775, "xanchor": "center", "xref": "paper", "y": 0.6333, "yanchor": "bottom", "yref": "paper"}, {"font": {"size": 16}, "showarrow": false, "text": "Year 2022", "x": 0.225, "xanchor": "center", "xref": "paper", "y": 0.2667, "yanchor": "bottom", "yref": "paper"}, {"font": {"size": 16}, "showarrow": false, "text": "Year 2024", "x": 0.775, "xanchor": "center", "xref": "paper", "y": 0.2667, "yanchor": "bottom", "yref": "paper"}, {"bgcolor": "rgba(255, 255, 255, 0.7)", "bordercolor": "rgba(0, 0, 0, 0.1)", "borderwidth": 1, "font": {"size": 10}, "showarrow": false, "text": "$R^2$ = 0.08<br>$r$ = 0.29", "x": 25.71, "xanchor": "left", "xref": "x", "y": 77.71, "yanchor": "top", "yref": "y"}, {"bgcolor": "rgba(255, 255, 255, 0.7)", "bordercolor": "rgba(0, 0, 0, 0.1)", "borderwidth": 1, "font": {"size": 10}, "showarrow": false, "text": "$R^2$ = 0.05<br>$r$ = 0.22", "x": 35.94, "xanchor": "left", "xref": "x2", "y": 81.94, "yanchor": "top", "yref": "y2"}, {"bgcolor": "rgba(255, 255, 255, 0.7)", "bordercolor": "rgba(0, 0, 0, 0.1)", "borderwidth": 1, "font": {"size": 10}, "showarrow": false, "text": "$R^2$ = 0.06<br>$r$ = 0.25", "x": 41.98, "xanchor": "left", "xref": "x3", "y": 87.61, "yanchor": "top", "yref": "y3"}, {"bgcolor": "rgba(255, 255, 255, 0.7)", "bordercolor": "rgba(0, 0, 0, 0.1)", "borderwidth": 1, "font": {"size": 10}, "showarrow": false, "text": "$R^2$ = 0.06<br>$r$ = 0.24", "x": 38.01, "xanchor": "left", "xref": "x4", "y": 88.7, "yanchor": "top", "yref": "y4"}, {"bgcolor": "rgba(255, 255, 255, 0.7)", "bordercolor": "rgba(0, 0, 0, 0.1)", "borderwidth": 1, "font": {"size": 10}, "showarrow": false, "text": "$R^2$ = 0.07<br>$r$ = 0.26", "x": 63.03, "xanchor": "left", "xref": "x5", "y": 77.83, "yanchor": "top", "yref": "y5"}, {"bgcolor": "rgba(255, 255, 255, 0.7)", "bordercolor": "rgba(0, 0, 0, 0.1)", "borderwidth": 1, "font": {"size": 10}, "showarrow": false, "text": "$R^2$ = 0.03<br>$r$ = 0.16", "x": 56.22, "xanchor": "left", "xref": "x6", "y": 92.01, "yanchor": "top", "yref": "y6"}], "font": {"color": "#333", "family": "Arial, sans-serif", "size": 12}, "height": 1000, "hovermode": "closest", "legend": {"title": {"text": "Yearly Trendlines"}}, "title": {"text": "<b>Mobile Broadband vs. Financial Account Ownership Trends by Year (Sub-Saharan Africa Subset)</b>", "x": 0.5, "xanchor": "center", "y": 0.98, "yanchor": "top"}, "width": 800, "xaxis": {"anchor": "y", "domain": [0, 0.45], "matches": "x5", "showticklabels": false}, "xaxis2": {"anchor": "y2", "domain": [0.55, 1], "matches": "x6", "showticklabels": false}, "xaxis3": {"anchor": "y3", "domain": [0, 0.45], "matches": "x5", "showticklabels": false}, "xaxis4": {"anchor": "y4", "domain": [0.55, 1], "matches": "x6", "showticklabels": false}, "xaxis5": {"anchor": "y5", "domain": [0, 0.45], "title": {"text": "Mobile Broadband Subscriptions (per 100 people) [X]"}}, "xaxis6": {"anchor": "y6", "domain": [0.55, 1], "title": {"text": "Mobile Broadband Subscriptions (per 100 people) [X]"}}, "yaxis": {"anchor": "x", "domain": [0.7333, 1], "title": {"text": "Account Ownership (% ages 15+) [Y]"}}, "yaxis2": {"anchor": "x2", "domain": [0.7333, 1], "matches": "y", "showticklabels": false, "title": {"text": ""}}, "yaxis3": {"anchor": "x3", "domain": [0.3667, 0.6333], "title": {"text": "Account Ownership (% ages 15+) [Y]"}}, "yaxis4": {"anchor": "x4", "domain": [0.3667, 0.6333], "matches": "y3", "showticklabels": false, "title": {"text": ""}}, "yaxis5": {"anchor": "x5", "domain": [0, 0.2667], "title": {"text": "Account Ownership (% ages 15+) [Y]"}}, "yaxis6": {"anchor": "x6", "domain": [0, 0.2667], "matches": "y5", "showticklabels": false, "title": {"text": ""}}}}
